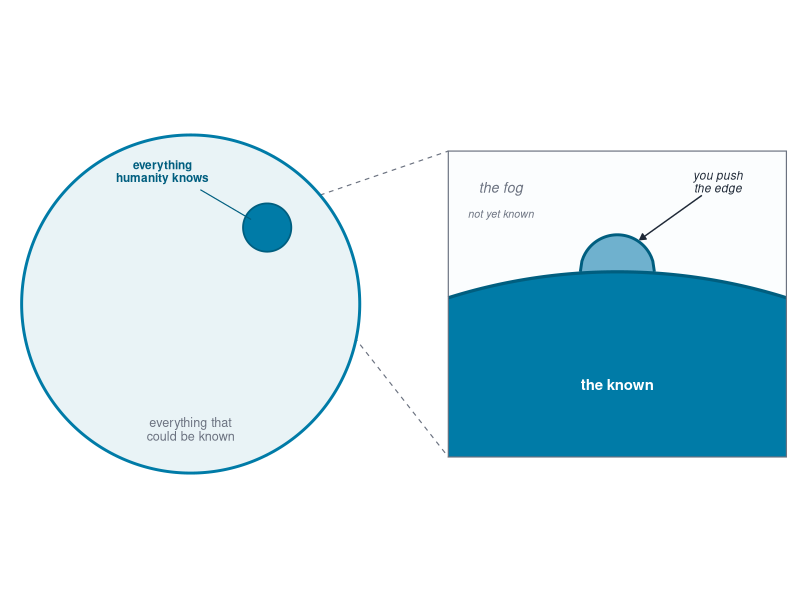

Recreate this plot in R.
## ---- chunk 1
#| label: fig-circle-of-knowledge
#| fig-cap: "Everything that could be known, and the speck of it humanity has mapped. Zoom to the edge of that speck, and the entrepreneur's work comes into view: pushing the boundary of the known a little further out into the fog."
#| echo: false
#| warning: false
#| message: false
#| fig-width: 8
#| fig-height: 4.1
#| out-width: "720px"
library(ggplot2)
library(ggforce)
light    <- "#E9F3F6"   # could-be-known (pale)
mid      <- "#6FB1CE"   # transition: could-be becoming known
teal     <- "#007BA7"   # is-known
darkteal <- "#005E7F"   # borders
grey <- "#6B7280"; ink <- "#1F2937"; fog <- "#FBFDFE"

# panel 1: the whole circle
big   <- data.frame(x0 = 2.5, y0 = 2.7, r = 2.1)
speck <- data.frame(x0 = 3.45, y0 = 3.65, r = 0.30)

# panel 2: zoom on the speck's edge (centered on the frame so margins are even)
frame <- data.frame(xmin = 5.7, xmax = 9.9, ymin = 0.8, ymax = 4.6)
cx <- 7.8; cy <- -3.9; cr <- 7.0
xs <- seq(frame$xmin, frame$xmax, length.out = 120)
ys <- cy + sqrt(pmax(0, cr^2 - (xs - cx)^2))
arc <- data.frame(x = xs, y = ys)
known_poly <- rbind(data.frame(x = frame$xmin, y = frame$ymin), arc, data.frame(x = frame$xmax, y = frame$ymin))
topy <- cy + cr; br <- 0.46
bx <- seq(-br, br, length.out = 48); by <- sqrt(pmax(0, br^2 - bx^2))
bump      <- data.frame(x = cx + bx, y = topy + by)
bump_fill <- rbind(data.frame(x = cx - br, y = topy), data.frame(x = cx + bx, y = topy + by), data.frame(x = cx + br, y = topy))

ggplot() +
  annotate("segment", x = 3.66, y = 3.90, xend = 5.7, yend = 4.6, linetype = "dashed", color = grey, linewidth = 0.4) +
  annotate("segment", x = 3.66, y = 3.40, xend = 5.7, yend = 0.8, linetype = "dashed", color = grey, linewidth = 0.4) +
  geom_circle(data = big, aes(x0 = x0, y0 = y0, r = r), fill = light, color = teal, linewidth = 1.0) +
  geom_circle(data = speck, aes(x0 = x0, y0 = y0, r = r), fill = teal, color = darkteal, linewidth = 0.6) +
  annotate("text", x = 2.5, y = 1.15, label = "everything that\ncould be known", color = grey, size = 3.2, lineheight = 0.9) +
  annotate("text", x = 2.15, y = 4.35, label = "everything\nhumanity knows", color = darkteal, size = 3.0, fontface = 2, lineheight = 0.9) +
  annotate("segment", x = 2.62, y = 4.12, xend = 3.25, yend = 3.75, color = darkteal, linewidth = 0.4) +
  geom_rect(data = frame, aes(xmin = xmin, xmax = xmax, ymin = ymin, ymax = ymax), fill = fog, color = NA) +
  geom_polygon(data = known_poly, aes(x, y), fill = teal) +
  geom_polygon(data = bump_fill, aes(x, y), fill = mid) +
  geom_path(data = arc, aes(x, y), color = darkteal, linewidth = 1.1) +
  geom_path(data = bump, aes(x, y), color = darkteal, linewidth = 1.0) +
  geom_rect(data = frame, aes(xmin = xmin, xmax = xmax, ymin = ymin, ymax = ymax), fill = NA, color = grey, linewidth = 0.4) +
  annotate("text", x = cx, y = 1.7, label = "the known", color = "white", size = 3.8, fontface = 2) +
  annotate("text", x = 6.35, y = 4.15, label = "the fog", color = grey, size = 3.6, fontface = 3) +
  annotate("text", x = 6.35, y = 3.82, label = "not yet known", color = grey, size = 2.7, fontface = 3) +
  annotate("segment", x = 8.85, y = 4.05, xend = cx + 0.28, yend = topy + 0.40, color = ink, linewidth = 0.5, arrow = arrow(length = unit(0.16, "cm"), type = "closed")) +
  annotate("text", x = 9.05, y = 4.22, label = "you push\nthe edge", color = ink, size = 3.0, fontface = 3, lineheight = 0.9) +
  coord_fixed(xlim = c(0.2, 10), ylim = c(0.5, 5.0), expand = FALSE) +
  theme_void() + theme(plot.margin = margin(4, 4, 4, 4))
